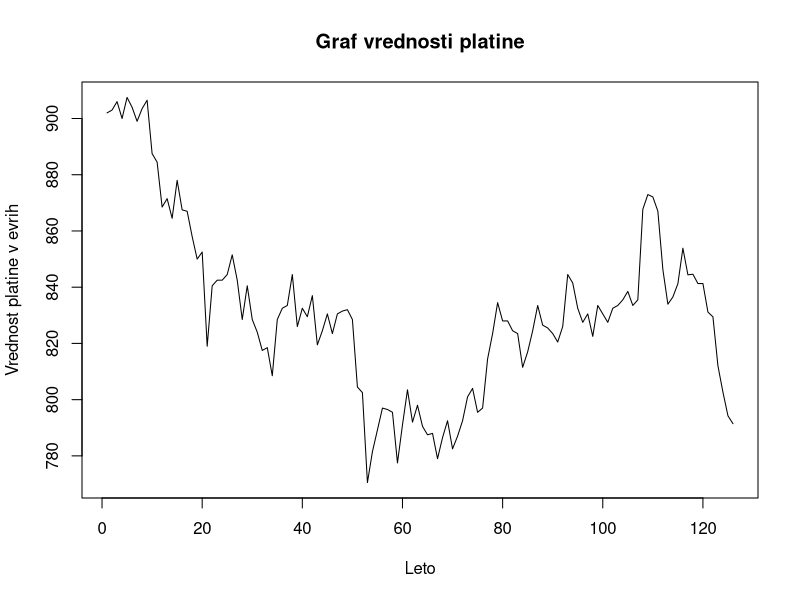
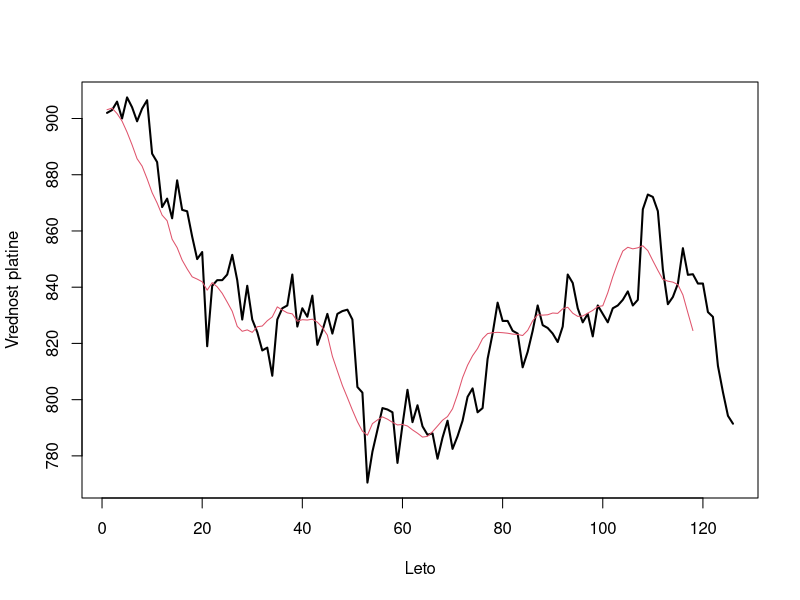
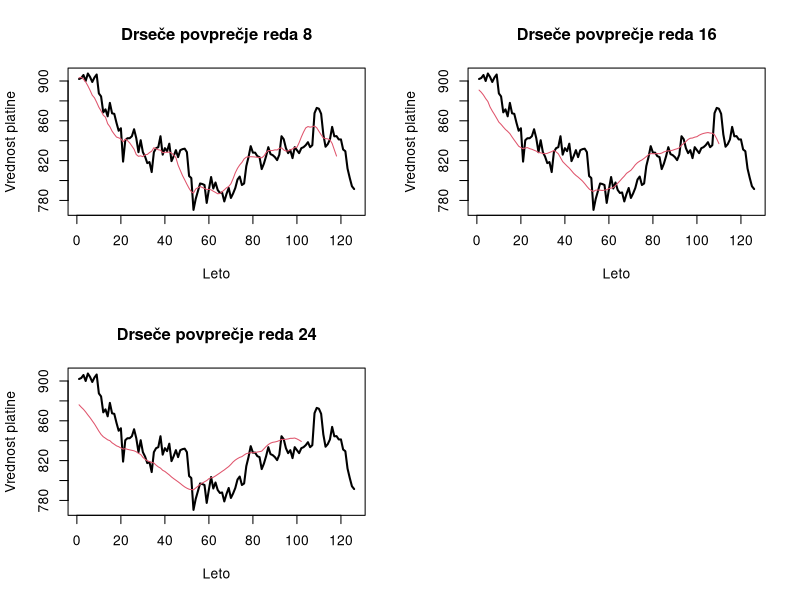
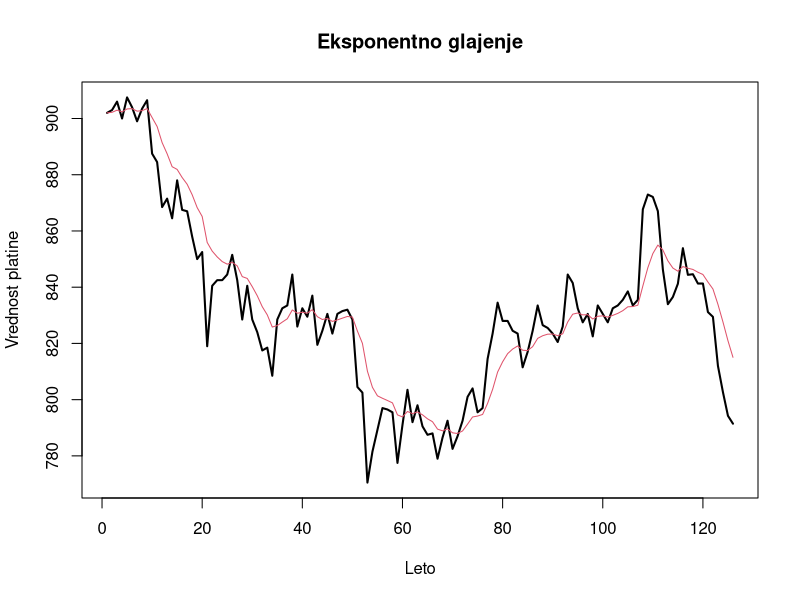
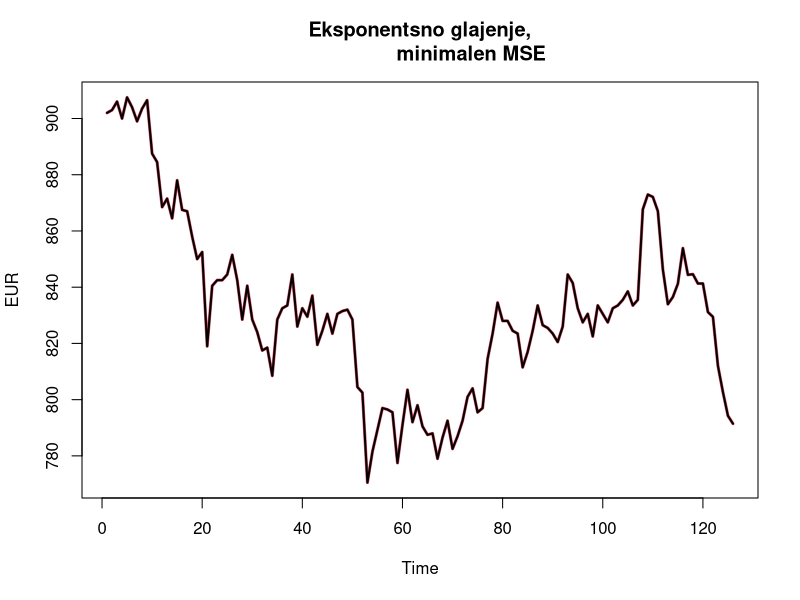

Write R code to recreate these figures, in order.
require(readr)

#1.naloga
#a)
platina <- read_csv("Vaje4/Platina.csv", locale=locale(encoding="cp1250"))
platina <- platina[c(126:1),c(5)]
platina$Close <- as.numeric(gsub("\\$", "", platina$Close))

#b)
casovna <- ts(platina)
graf_platina <- ts.plot(casovna, xlab = "Leto", ylab = "Vrednost platine v evrih",
                        main = "Graf vrednosti platine")

#2.naloga
#a)
G <- function(vrsta, k) {
  dolzina <- length(vrsta)
  glajenje_vrednosti <- c()
  for (i in 1:(dolzina-k)) {
    glajenje_vrednosti[i] <- sum(vrsta[i:(k+i-1)])/k
  }
  zglajena_vrsta <- ts(glajenje_vrednosti)
  return(zglajena_vrsta)
}

#b)
zglajena_vrsta_8 <- G(casovna, 8)
dolzina <- length(casovna)
napoved8 <- sum(casovna[(dolzina-8+1):dolzina])/8

#c)
graf2 <- ts.plot(casovna, zglajena_vrsta_8, xlab = "Leto",
                 ylab = "Vrednost platine", lwd = 2:1, col = 1:10)

#d)
SKN <- function(vrsta, zglajena_vrsta, k) {
  T <- length(vrsta)
  delna_vsota <- 0
  for (i in (k+1): T) {
    delna_vsota <- delna_vsota + (vrsta[i] - zglajena_vrsta[i-k])^2
  }
  napaka <- (1/(T-k))*delna_vsota
  return(napaka)
}

Napaka8 <- SKN(casovna, zglajena_vrsta_8, 8)


#e)
zglajena_vrsta_16 <- G(casovna, 16)
napoved16 <- sum(casovna[(dolzina-16+1):dolzina])/16
Napaka16 <- SKN(casovna, zglajena_vrsta_16, 16)

zglajena_vrsta_24 <- G(casovna, 24)
napoved24 <- sum(casovna[(dolzina-24+1):dolzina])/24
Napaka24 <- SKN(casovna, zglajena_vrsta_24, 24)


par(mfrow = (c(2,2)))
graf2 <- ts.plot(casovna, zglajena_vrsta_8, xlab = "Leto", ylab = "Vrednost platine",
                 main = "Drseče povprečje reda 8", lwd = 2:1, col = 1:10)
graf3 <- ts.plot(casovna, zglajena_vrsta_16,xlab = "Leto", ylab = "Vrednost platine",
                 main = "Drseče povprečje reda 16", lwd = 2:1, col = 1:10)
graf4 <- ts.plot(casovna, zglajena_vrsta_24,xlab = "Leto", ylab = "Vrednost platine",
                 main = "Drseče povprečje reda 24", lwd = 2:1, col = 1:10)
par(mfrow = (c(1,1)))


#3.naloga
#a)
EG <- function(vrsta, alpha) {
  glajena_vrsta <- c(vrsta[1])
  dolzina <- length(vrsta)
  for (i in 2:dolzina) {
    glajena_vrsta[i] <- alpha*vrsta[i] + (1-alpha)*glajena_vrsta[i-1]
  }
  return(ts(glajena_vrsta))
}
#b)
alfa = 0.2
zglajena_vrsta_alfa <- EG(casovna, alfa)

graf6 <- ts.plot(casovna, zglajena_vrsta_alfa,xlab = "Leto",
                 ylab = "Vrednost platine",main = "Eksponentno glajenje",
                 lwd = 2:1, col = 1:10)

#c)
SKN_o <- function(vrsta, alfa) {
  dolzina <- length(vrsta)
  napaka <- 0
  glajena <- EG(vrsta, alfa)
  for (i in 1:(dolzina-1)) {
    napaka <- napaka + (vrsta[i+1] - glajena[i+1])^2
  }
  return(napaka/(dolzina -1))
}

opt_alfa <- optimize(SKN_o, c(0,1), vrsta = casovna)

#d)
zglajen_alfa_o <- EG(casovna, opt_alfa$minimum)

graf7 <- ts.plot(casovna, zglajen_alfa_o, ylab = "EUR", main = "Eksponentsno glajenje,
                 minimalen MSE",lwd = 3:1, col = 10:1)

